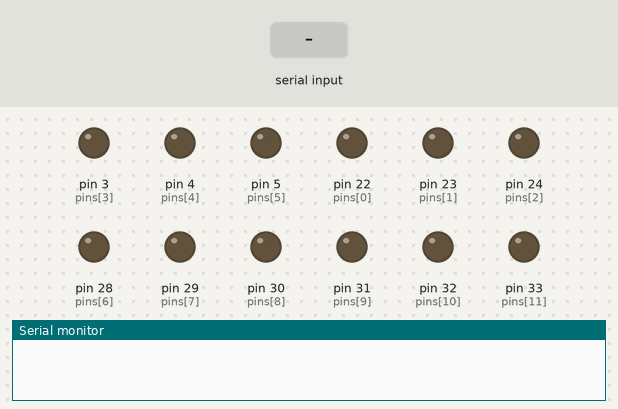
The sketch below on a simulated Arduino Mega 2560, built with avr-gcc and run on an emulated ATmega2560. On the bench: output pins drawn as LEDs (lit = HIGH), the last lines printed to the serial monitor. Inputs (shaded band) come from the test bench.

Above: at 1.2 s.
1.3 s: "close\n" received over Serial
At 2.5 s:
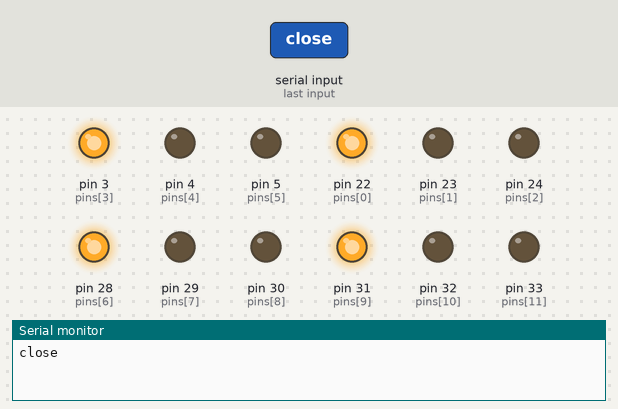
2.8 s: "automatic\n" received over Serial
At 3.8 s:
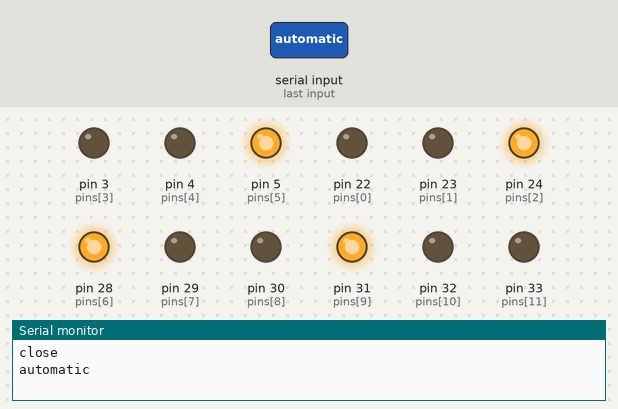
At 13.8 s:
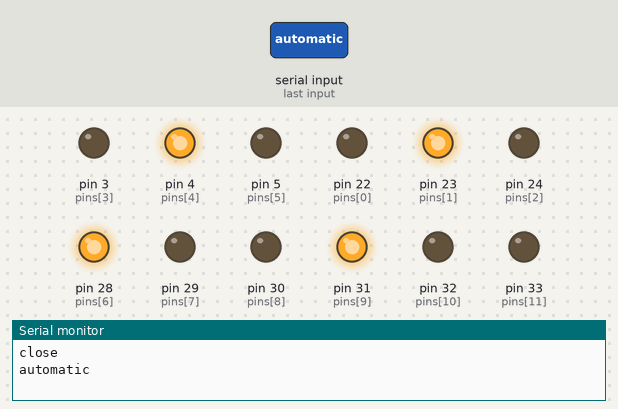
Timing chart, 0 to 17.3 s (numbered marks = the images above; inputs shaded):
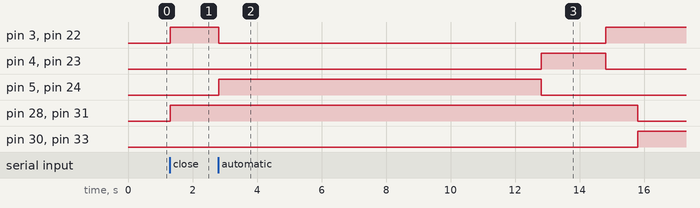

The sketch:

trafficLight.ino
```cpp
/*
4-Way Traffic Light Controller
Bit-Based + Bluetooth HC-05
Arduino Mega
*/

// ---------------- Timing (ms) ----------------
const unsigned long T_NS_GREEN  = 10000;
const unsigned long T_NS_YELLOW = 2000;
const unsigned long T_ALL_RED_1 = 1000;
const unsigned long T_EW_GREEN  = 10000;
const unsigned long T_EW_YELLOW = 2000;
const unsigned long T_ALL_RED_2 = 1000;

// ---------------- Pin Mapping ----------------
const int pins[12] = {
  22, 23, 24,   // North R Y G
  3, 4, 5,   // South R Y G
  28, 29, 30,   // East  R Y G
  31, 32, 33    // West  R Y G
};

bool manualMode = false;

// ---------------- Write AX Port ----------------
void writePort(unsigned int axValue) {
  for (int i = 0; i < 12; i++) {
    digitalWrite(pins[i], (axValue >> i) & 1 ? HIGH : LOW);
  }
}

// ---------------- Bluetooth Command Handler ----------------
void handleCommand(String cmd) {
  cmd.toLowerCase();
  manualMode = true;

  // ---------- ALL ----------
  if (cmd.indexOf("close") >= 0) {
    writePort(0x249);   // All Red
  }
  else if (cmd.indexOf("automatic") >= 0) {
    //writePort(0x924);   // All Green
    while(true){
      writePort(0x264); delay(T_NS_GREEN);   // NS Green
  writePort(0x252); delay(T_NS_YELLOW);  // NS Yellow
  writePort(0x249); delay(T_ALL_RED_1);  // All Red
  writePort(0x909); delay(T_EW_GREEN);   // EW Green
  writePort(0x489); delay(T_EW_YELLOW);  // EW Yellow
  writePort(0x249); delay(T_ALL_RED_2);  // All Red
  }
  }


}

// ---------------- Arduino Setup ----------------
void setup() {
  for (int i = 0; i < 12; i++) {
    pinMode(pins[i], OUTPUT);
  }

  Serial.begin(9600);

}

// ---------------- Main Loop ----------------
void loop() {

  // ---------- Bluetooth ----------
  if (Serial.available()) {
    String command = Serial.readStringUntil('\n');
    Serial.println(command);
    handleCommand(command);
  }

  if (manualMode) return;

  // ---------- Automatic Traffic Cycle ----------

}
```

Measured:
- after the input at 1.3 s, pin 3 (pins[3]), pin 22 (pins[0]), pin 28 (pins[6]), pin 31 (pins[9]): LOW → HIGH at once
- after the input at 2.8 s, pin 3 (pins[3]): HIGH → LOW at once, → HIGH 12.0 s later; pin 4 (pins[4]): LOW → HIGH after 10.0 s, → LOW 2.0 s later
